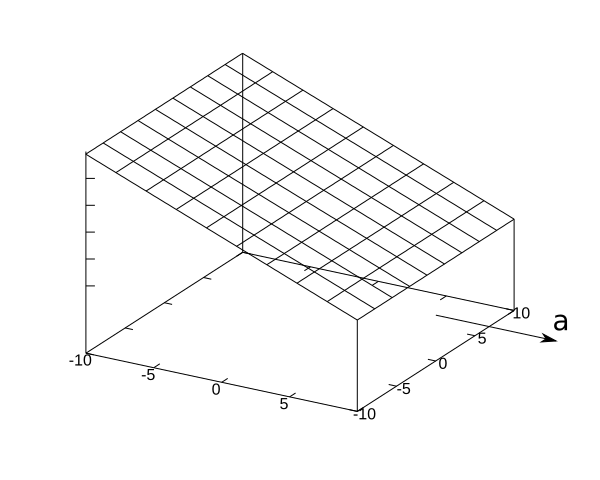

The gnuplot source for this figure:
set terminal svg
set output "fluido_accelerato.svg"
unset key
splot -0.5-x
pause -1
